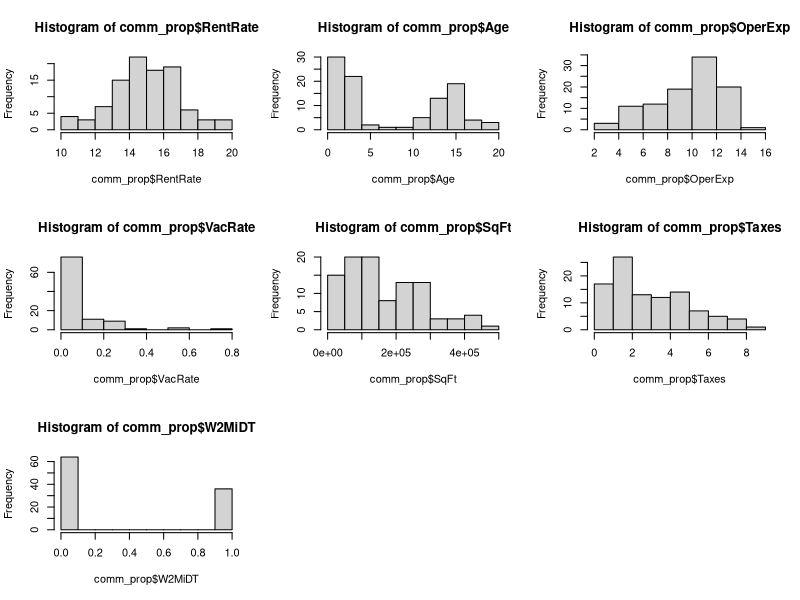
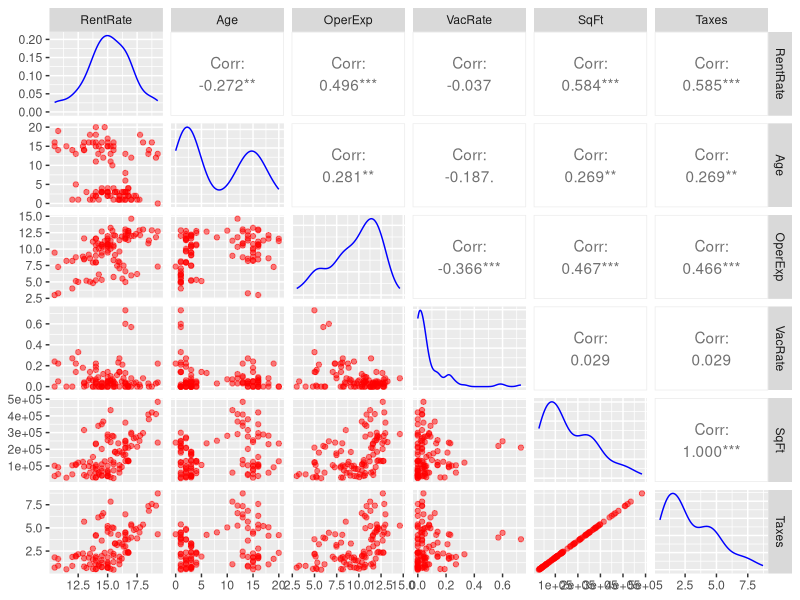

The R source for these figures, in order:
## ---- chunk 1
knitr::opts_chunk$set(echo = TRUE)

library(ggplot2)
library(dplyr)
library(Hmisc)
library(scales)
library(stats)
library(car)
library(GGally)
## ---- chunk 2
comm_prop <- read.csv("comm_prop.csv", header=TRUE)
attach(comm_prop)
head(comm_prop,5)
## ---- chunk 3
par(mfrow = c(3,3))
hist(comm_prop$RentRate)
hist(comm_prop$Age)
hist(comm_prop$OperExp)
hist(comm_prop$VacRate)
hist(comm_prop$SqFt)
hist(comm_prop$Taxes)
hist(comm_prop$W2MiDT)

## ---- chunk 4
cor(comm_prop[1:6])
## ---- chunk 5
 ggpairs(comm_prop[,1:6] , 
        lower = list(continuous = wrap("points", color = "red", alpha = 0.5)), 
        diag = list(continuous = wrap("densityDiag",  color = "blue", alpha = 0.5)))
